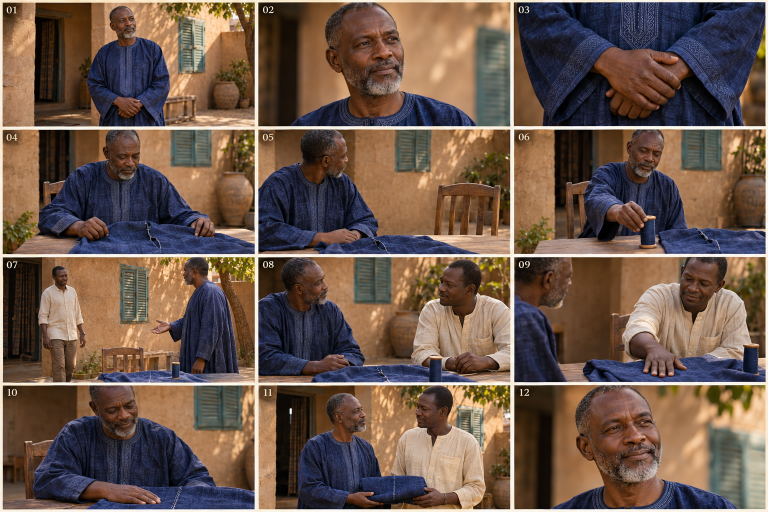
#> input picture Le_fil_de_la_paix/sources/b.png, 1536 x 1024 px, found by its file name (shown at 1/2 size)
$ python 01_extract_vignettes.py
#> lines starting #> are read from the running program, lines starting #| are printed output that depends on the picture; after the words box and inside, x2 and y2 are one past the last pixel; in counts of white or black regions, pixels touching at a corner belong together
"""Extrait les 12 vignettes de la planche (sans bordures), efface les numeros par retouche locale."""
import cv2, numpy as np, sys, os
src = cv2.imread('sources/b.png'); H, W = src.shape[:2]
#> further down, src is the input picture: shape (1024, 1536, 3); mean B, G, R 75.1, 87, 107.6
#> after `H, W = src.shape[:2]`: H = 1024; W = 1536
hsv = cv2.cvtColor(src, cv2.COLOR_BGR2HSV)
#> hsv: shape (1024, 1536, 3); mean H, S, V 42.6, 118.5, 115.9
cream = ((hsv[..., 2] > 225) & (hsv[..., 1] < 40)).astype(np.float32)
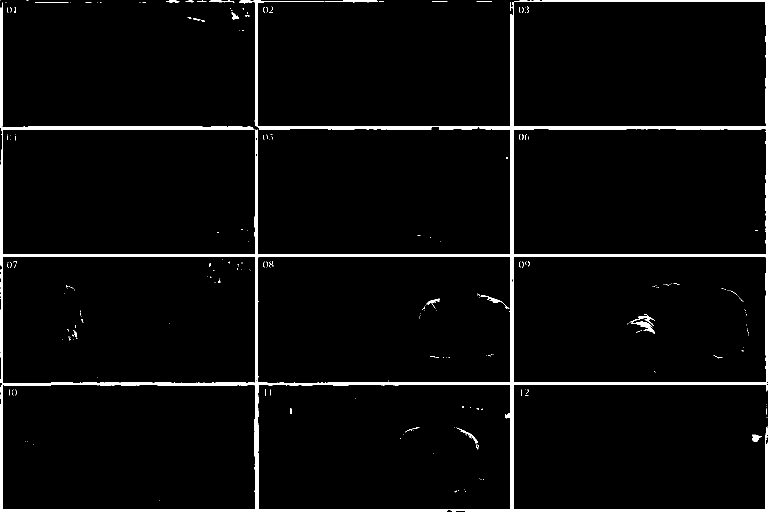
#> cream: shape (1024, 1536) float32 (shown at 1/2 size); values 0 (black) and 1 (white), 3.8% white; 241 white regions (220 under 20 px), largest, box (x1, y1, x2, y2) and area: (0, 0, 1536, 1024) 56815, (1260, 632, 1310, 668) 540, (649, 0, 756, 5) 321
def bands(profile, thr=0.9):
#> called with profile = array of shape (1536,), thr = 0.9
    on = profile < thr; out = []; s = None
    for i, v in enumerate(on):
        if v and s is None: s = i
        if not v and s is not None:
            if i - s > 60: out.append((s, i))
            s = None
#> this loop made 1536 passes
#> v on passes 1 to 12: True, True, True, False, False, True, True, True, True, True, True, True
#> after the loop, out = [(5, 510), (516, 1021), (1027, 1532)]; s = 1535
    if s is not None and len(on) - s > 60: out.append((s, len(on)))
    return out
cols = bands(cream.mean(0)); rows = bands(cream.mean(1))
#> after `cols = bands(cream.mean(0))`: cols = [(5, 510), (516, 1021), (1027, 1532)]
#> after `rows = bands(cream.mean(1))`: rows = [(0, 253), (258, 509), (514, 766), (770, 1019)]
print('cols', cols, 'rows', rows)
#| cols [(5, 510), (516, 1021), (1027, 1532)] rows [(0, 253), (258, 509), (514, 766), (770, 1019)]
assert len(cols) == 3 and len(rows) == 4
n = 0
for (y0, y1) in rows:
    for (x0, x1) in cols:
        n += 1; m = 3
        v = src[y0 + m:y1 - m, x0 + m:x1 - m].copy()
        # numero : texte clair en haut a gauche -> masque puis inpainting
        roi = v[0:40, 0:52]; g = cv2.cvtColor(roi, cv2.COLOR_BGR2HSV)
        mask = np.zeros(v.shape[:2], np.uint8)
        mk = ((g[..., 2] > 200) & (g[..., 1] < 70)).astype(np.uint8) * 255
        mk = cv2.dilate(mk, np.ones((5, 5), np.uint8))
        mask[0:40, 0:52] = mk
        v = cv2.inpaint(v, mask, 4, cv2.INPAINT_TELEA)
        cv2.imwrite(f'work/vig/v{n:02d}.png', v); print(n, v.shape)
#> this loop made 4 passes
#| 1 (247, 499, 3)
#| 2 (247, 499, 3)
#| 3 (247, 499, 3)
#| 4 (245, 499, 3)
#| 5 (245, 499, 3)
#| 6 (245, 499, 3)
#| 7 (246, 499, 3)
#| 8 (246, 499, 3)
#| 9 (246, 499, 3)
#| 10 (243, 499, 3)
#> (further printed lines are left out)
#> pass 1, `cv2.imwrite(f'work/vig/v{n:02d}.png', v); print(n, v.shape)`:
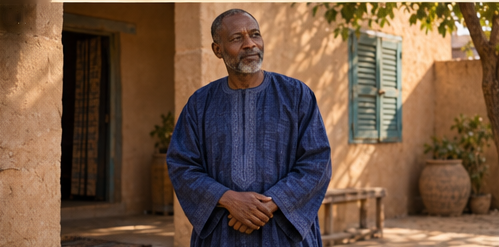
#> saved as v01.png: shape (247, 499, 3); mean B, G, R 67.4, 87, 113.2
#> pass 1, `cv2.imwrite(f'work/vig/v{n:02d}.png', v); print(n, v.shape)`:
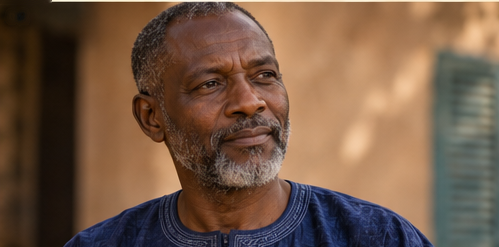
#> saved as v02.png: shape (247, 499, 3); mean B, G, R 69.5, 88.8, 115.6
#> pass 1, `cv2.imwrite(f'work/vig/v{n:02d}.png', v); print(n, v.shape)`:
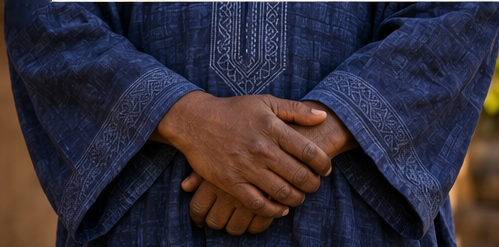
#> saved as v03.png: shape (247, 499, 3); mean B, G, R 57.5, 46.1, 51.8
#> pass 2, `cv2.imwrite(f'work/vig/v{n:02d}.png', v); print(n, v.shape)`:
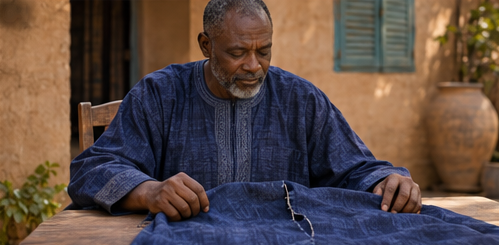
#> saved as v04.png: shape (245, 499, 3); mean B, G, R 68.7, 75.1, 92.6
#> after the loop:
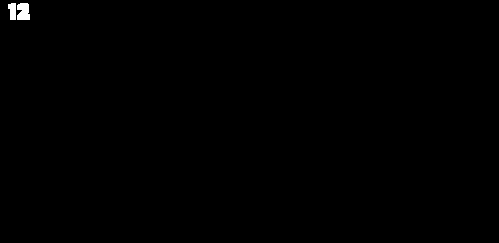
#> mask: shape (243, 499); 0.25% white; 2 white regions, box (x1, y1, x2, y2) and area: (17, 3, 30, 20) 189, (8, 3, 16, 20) 111
#> after the loop:
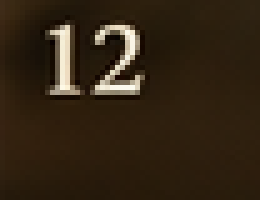
#> roi: shape (40, 52, 3) (shown 5 times larger); mean B, G, R 20.8, 37.2, 50.9
#> after the loop, n = 12
